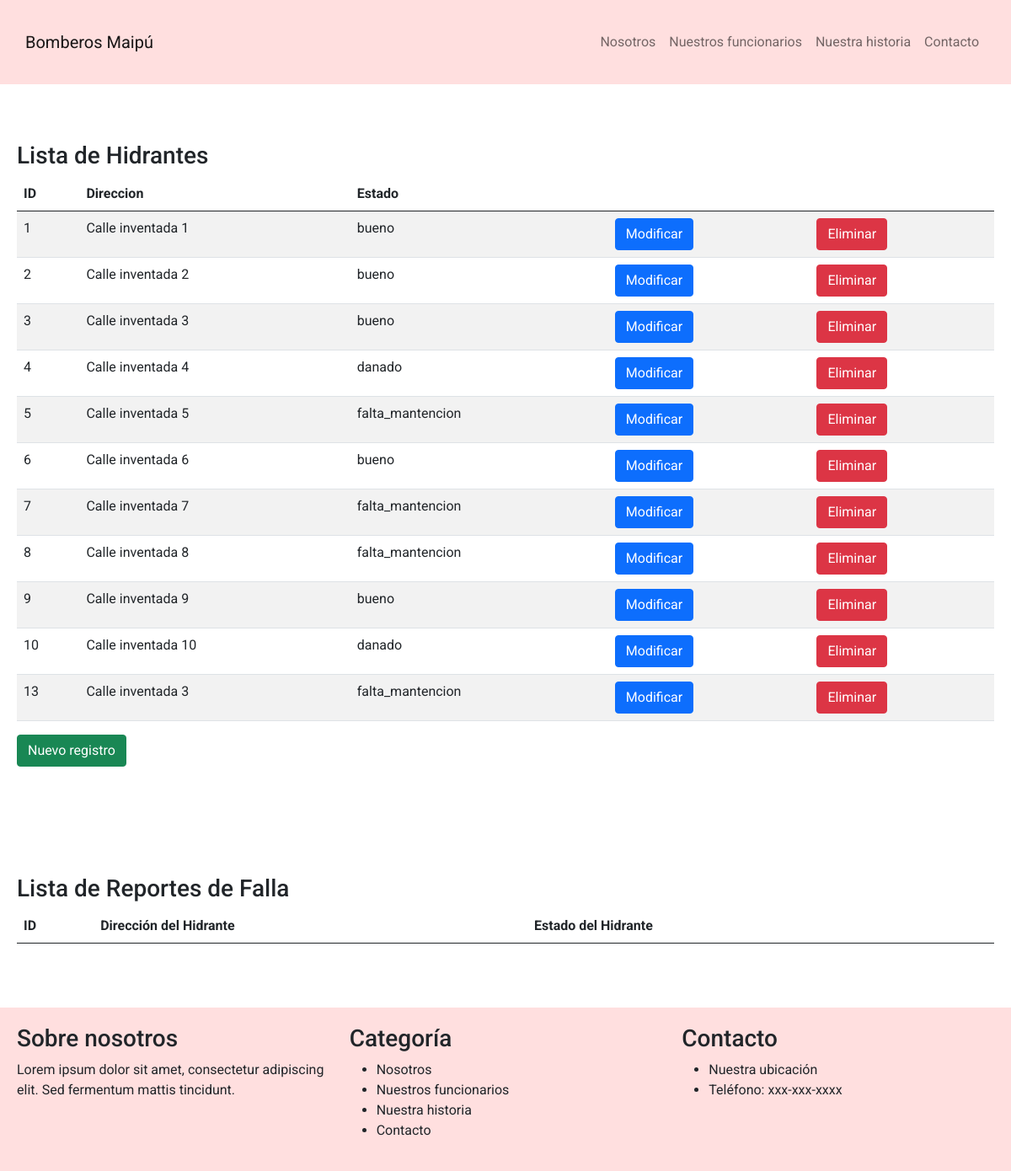
/lista_hidrantes, run on the app's committed database.
### bomberos/models.py (models this page shows, shortened)
class Hidrante(models.Model):
    idHidrante = models.AutoField(primary_key=True)
    direccion = models.CharField(max_length=100)
    estado = models.CharField(max_length=50, choices=ESTADOS_HIDRANTE)

### bomberos/views.py (the view)
# urls.py: path('lista_hidrantes',lista_hidrante,name="lista_hidrantes"),
def lista_hidrante(request):
    hidrantes = Hidrante.objects.all();
    reportes = ReporteFalla.objects.all();
    for reporte in reportes:
        reporte.hidrante.direccion=reporte.hidrante.direccion
    return render(request, 'lista_hidrantes.html', {'hidrantes' : hidrantes, 'reportes':reportes})

### bomberos/templates/lista_hidrantes.html (shortened to what this page needs)
<!DOCTYPE html>
<html lang="es">
<head>
  <link rel="stylesheet" href="https://cdnjs.cloudflare.com/ajax/libs/bootstrap/5.0.2/css/bootstrap.min.css">
  <link rel="stylesheet" href="../static/css/style.css">
</head>
<body>
  <nav class="navbar navbar-expand-lg navbar-light bg-light">
    <div class="container">
      <a class="navbar-brand" href="#">Bomberos Maipú</a>
      <div class="collapse navbar-collapse" id="navbarNav">
        <ul class="navbar-nav ms-auto">
          <li class="nav-item">
            <a class="nav-link" href="#nosotros">Nosotros</a>
          </li>
          <li class="nav-item">
            <a class="nav-link" href="#funcionarios">Nuestros funcionarios</a>
          </li>
          <li class="nav-item">
            <a class="nav-link" href="#historia">Nuestra historia</a>
          </li>
          <li class="nav-item">
            <a class="nav-link" href="#contacto">Contacto</a>
          </li>
        </ul>
      </div>
    </div>
  </nav>
<section id="yellow-bg">
  <div class="container mt-5">
    <h3>Lista de Hidrantes</h3>
    <table class="table table-striped">
        <thead>
            <tr>
                <th>ID</th>
                <th>Direccion</th>
                <th>Estado</th>
                <th></th>
                <th></th>
            </tr>
        </thead>
        <tbody>
            {% for hidrante in hidrantes %}
            <tr>
                <td>{{ hidrante.idHidrante }}</td>
                <td>{{ hidrante.direccion }}</td>
                <td>{{ hidrante.estado }}</td>
                <td><a href="{% url 'form_mod_hidrantes' hidrante.idHidrante %}" class="btn btn-primary">Modificar</a></td>
                <td><a href="{% url 'form_del_hidrantes' hidrante.idHidrante%}" class="btn btn-danger">Eliminar</a></td>
            </tr>
            {% endfor %}
        </tbody>
    </table>
    <a href="{% url 'form_hidrante' %}" class="btn btn-success">Nuevo registro</a>
    <p>&nbsp;</p>
</div>
</section>
<section id="yellow-bg">
  <div class="container mt-5">
    <h3>Lista de Reportes de Falla</h3>
    <table class="table table-striped">
        <thead>
            <tr>
                <th>ID</th>
                <th>Dirección del Hidrante</th>
                <th>Estado del Hidrante</th>
                <th></th>
                <th></th>
            </tr>
        </thead>
    </table>
    <p>&nbsp;</p>
  </div>
</section>
  <footer class="bg-light">
    <div class="container">
      <div class="row">
        <div class="col-md-4">
          <h3>Sobre nosotros</h3>
          <p>Lorem ipsum dolor sit amet, consectetur adipiscing elit. Sed fermentum mattis tincidunt.</p>
        </div>
        <div class="col-md-4">
          <h3>Categoría</h3>
          <ul>
            <li>Nosotros</li>
            <li>Nuestros funcionarios</li>
            <li>Nuestra historia</li>
            <li>Contacto</li>
          </ul>
        </div>
        <div class="col-md-4">
          <h3>Contacto</h3>
          <ul>
            <li>Nuestra ubicación</li>
            <li>Teléfono: xxx-xxx-xxxx</li>
          </ul>
        </div>
      </div>
    </div>
  </footer>
</body>
</html>

### bomberos/static/css/style.css (style rules this page uses)
.bg-light { background-color: #FFDFDF !important; }
body { display: grid; grid-template-rows: 1fr auto; min-height: 100vh; margin: 0; padding: 0; font-family: 'Roboto', sans-serif; }
.container { grid-row: 1; padding: 20px; max-width: 1200px; margin: 0 auto; }
.navbar { top: 0; left: 0; width: 100%; background-color: #FFDFDF; padding: 10px; z-index: 999; }

### data on the page
Hidrante: idHidrante "1", direccion "Calle inventada 1", estado "bueno"
Hidrante: idHidrante "2", direccion "Calle inventada 2", estado "bueno"
Hidrante: idHidrante "3", direccion "Calle inventada 3", estado "bueno"
Hidrante: idHidrante "4", direccion "Calle inventada 4", estado "danado"
Hidrante: idHidrante "5", direccion "Calle inventada 5", estado "falta_mantencion"
Hidrante: idHidrante "6", direccion "Calle inventada 6", estado "bueno"
Hidrante: idHidrante "7", direccion "Calle inventada 7", estado "falta_mantencion"
Hidrante: idHidrante "8", direccion "Calle inventada 8", estado "falta_mantencion"
Hidrante: idHidrante "9", direccion "Calle inventada 9", estado "bueno"
Hidrante: idHidrante "10", direccion "Calle inventada 10", estado "danado"
Hidrante: idHidrante "13", direccion "Calle inventada 3", estado "falta_mantencion"
